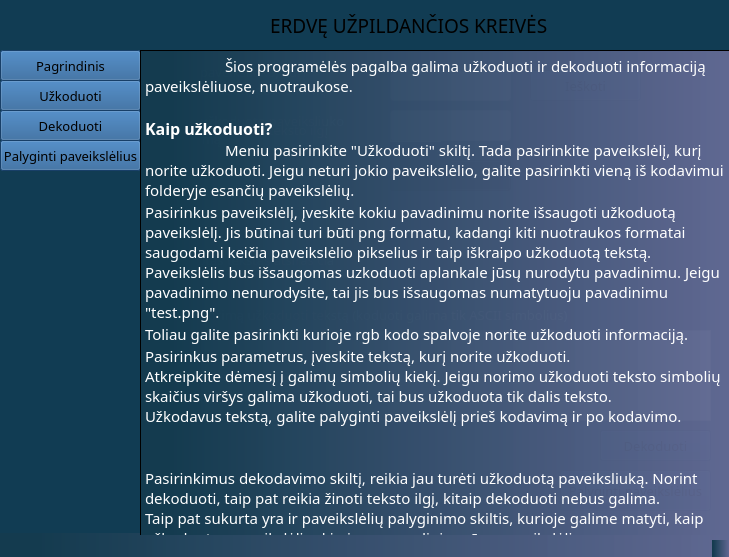
<?xml version="1.0" encoding="UTF-8"?>
<ui version="4.0">
 <class>MainWindow</class>
 <widget class="QMainWindow" name="MainWindow">
  <property name="geometry">
   <rect>
    <x>0</x>
    <y>0</y>
    <width>729</width>
    <height>557</height>
   </rect>
  </property>
  <property name="font">
   <font>
    <family>Microsoft YaHei</family>
    <pointsize>10</pointsize>
   </font>
  </property>
  <property name="windowTitle">
   <string>MainWindow</string>
  </property>
  <property name="styleSheet">
   <string notr="true">background-color: qlineargradient(spread:pad, x1:0, y1:0, x2:1, y2:0, stop:0.0511364 rgba(20, 59, 79, 255), stop:1 rgba(96, 104, 146, 246));</string>
  </property>
  <widget class="QWidget" name="centralwidget">
   <widget class="QPushButton" name="decode">
    <property name="geometry">
     <rect>
      <x>600</x>
      <y>430</y>
      <width>111</width>
      <height>31</height>
     </rect>
    </property>
    <property name="font">
     <font>
      <family>Microsoft YaHei</family>
      <pointsize>10</pointsize>
     </font>
    </property>
    <property name="styleSheet">
     <string notr="true">background-color: rgb(34, 88, 145);
gridline-color: rgb(202, 202, 202);
selection-color: rgb(85, 255, 255);
selection-background-color: rgb(39, 96, 166);</string>
    </property>
    <property name="text">
     <string>Dekoduoti</string>
    </property>
   </widget>
   <widget class="QLabel" name="result">
    <property name="geometry">
     <rect>
      <x>150</x>
      <y>230</y>
      <width>521</width>
      <height>61</height>
     </rect>
    </property>
    <property name="font">
     <font>
      <family>Microsoft YaHei</family>
      <pointsize>10</pointsize>
     </font>
    </property>
    <property name="autoFillBackground">
     <bool>false</bool>
    </property>
    <property name="styleSheet">
     <string notr="true">background-color: rgba(0,0,0,0%)</string>
    </property>
    <property name="text">
     <string>&lt;html&gt;&lt;head/&gt;&lt;body&gt;&lt;p&gt;&lt;span style=&quot; color:#ffffff;&quot;&gt;Dekoduotas tekstas atsiras čia&lt;/span&gt;&lt;/p&gt;&lt;/body&gt;&lt;/html&gt;</string>
    </property>
   </widget>
   <widget class="QPushButton" name="about">
    <property name="geometry">
     <rect>
      <x>0</x>
      <y>50</y>
      <width>141</width>
      <height>31</height>
     </rect>
    </property>
    <property name="palette">
     <palette>
      <active>
       <colorrole role="Button">
        <brush brushstyle="SolidPattern">
         <color alpha="255">
          <red>34</red>
          <green>88</green>
          <blue>145</blue>
         </color>
        </brush>
       </colorrole>
       <colorrole role="Base">
        <brush brushstyle="SolidPattern">
         <color alpha="255">
          <red>34</red>
          <green>88</green>
          <blue>145</blue>
         </color>
        </brush>
       </colorrole>
       <colorrole role="Window">
        <brush brushstyle="SolidPattern">
         <color alpha="255">
          <red>34</red>
          <green>88</green>
          <blue>145</blue>
         </color>
        </brush>
       </colorrole>
       <colorrole role="Highlight">
        <brush brushstyle="SolidPattern">
         <color alpha="255">
          <red>39</red>
          <green>96</green>
          <blue>166</blue>
         </color>
        </brush>
       </colorrole>
       <colorrole role="HighlightedText">
        <brush brushstyle="SolidPattern">
         <color alpha="255">
          <red>85</red>
          <green>255</green>
          <blue>255</blue>
         </color>
        </brush>
       </colorrole>
      </active>
      <inactive>
       <colorrole role="Button">
        <brush brushstyle="SolidPattern">
         <color alpha="255">
          <red>34</red>
          <green>88</green>
          <blue>145</blue>
         </color>
        </brush>
       </colorrole>
       <colorrole role="Base">
        <brush brushstyle="SolidPattern">
         <color alpha="255">
          <red>34</red>
          <green>88</green>
          <blue>145</blue>
         </color>
        </brush>
       </colorrole>
       <colorrole role="Window">
        <brush brushstyle="SolidPattern">
         <color alpha="255">
          <red>34</red>
          <green>88</green>
          <blue>145</blue>
         </color>
        </brush>
       </colorrole>
       <colorrole role="Highlight">
        <brush brushstyle="SolidPattern">
         <color alpha="255">
          <red>39</red>
          <green>96</green>
          <blue>166</blue>
         </color>
        </brush>
       </colorrole>
       <colorrole role="HighlightedText">
        <brush brushstyle="SolidPattern">
         <color alpha="255">
          <red>85</red>
          <green>255</green>
          <blue>255</blue>
         </color>
        </brush>
       </colorrole>
      </inactive>
      <disabled>
       <colorrole role="Button">
        <brush brushstyle="SolidPattern">
         <color alpha="255">
          <red>34</red>
          <green>88</green>
          <blue>145</blue>
         </color>
        </brush>
       </colorrole>
       <colorrole role="Base">
        <brush brushstyle="SolidPattern">
         <color alpha="255">
          <red>34</red>
          <green>88</green>
          <blue>145</blue>
         </color>
        </brush>
       </colorrole>
       <colorrole role="Window">
        <brush brushstyle="SolidPattern">
         <color alpha="255">
          <red>34</red>
          <green>88</green>
          <blue>145</blue>
         </color>
        </brush>
       </colorrole>
       <colorrole role="Highlight">
        <brush brushstyle="SolidPattern">
         <color alpha="255">
          <red>39</red>
          <green>96</green>
          <blue>166</blue>
         </color>
        </brush>
       </colorrole>
       <colorrole role="HighlightedText">
        <brush brushstyle="SolidPattern">
         <color alpha="255">
          <red>85</red>
          <green>255</green>
          <blue>255</blue>
         </color>
        </brush>
       </colorrole>
      </disabled>
     </palette>
    </property>
    <property name="font">
     <font>
      <family>Microsoft YaHei</family>
      <pointsize>10</pointsize>
     </font>
    </property>
    <property name="cursor">
     <cursorShape>PointingHandCursor</cursorShape>
    </property>
    <property name="mouseTracking">
     <bool>true</bool>
    </property>
    <property name="styleSheet">
     <string notr="true">background-color: rgb(34, 88, 145);
gridline-color: rgb(202, 202, 202);
selection-color: rgb(85, 255, 255);
selection-background-color: rgb(39, 96, 166);</string>
    </property>
    <property name="text">
     <string>Pagrindinis</string>
    </property>
   </widget>
   <widget class="QPushButton" name="encodedMenu">
    <property name="geometry">
     <rect>
      <x>0</x>
      <y>80</y>
      <width>141</width>
      <height>31</height>
     </rect>
    </property>
    <property name="font">
     <font>
      <family>Microsoft YaHei</family>
      <pointsize>10</pointsize>
     </font>
    </property>
    <property name="cursor">
     <cursorShape>PointingHandCursor</cursorShape>
    </property>
    <property name="styleSheet">
     <string notr="true">background-color: rgb(34, 88, 145);
gridline-color: rgb(202, 202, 202);
selection-color: rgb(85, 255, 255);
selection-background-color: rgb(39, 96, 166);</string>
    </property>
    <property name="text">
     <string>Užkoduoti</string>
    </property>
   </widget>
   <widget class="QPushButton" name="decodedMenu">
    <property name="geometry">
     <rect>
      <x>0</x>
      <y>110</y>
      <width>141</width>
      <height>31</height>
     </rect>
    </property>
    <property name="font">
     <font>
      <family>Microsoft YaHei</family>
      <pointsize>10</pointsize>
     </font>
    </property>
    <property name="cursor">
     <cursorShape>PointingHandCursor</cursorShape>
    </property>
    <property name="mouseTracking">
     <bool>true</bool>
    </property>
    <property name="styleSheet">
     <string notr="true">background-color: rgb(34, 88, 145);
gridline-color: rgb(202, 202, 202);
selection-color: rgb(85, 255, 255);
selection-background-color: rgb(39, 96, 166);</string>
    </property>
    <property name="text">
     <string>Dekoduoti</string>
    </property>
   </widget>
   <widget class="QSpinBox" name="textLength">
    <property name="geometry">
     <rect>
      <x>390</x>
      <y>120</y>
      <width>51</width>
      <height>22</height>
     </rect>
    </property>
    <property name="contextMenuPolicy">
     <enum>Qt::DefaultContextMenu</enum>
    </property>
    <property name="autoFillBackground">
     <bool>true</bool>
    </property>
    <property name="styleSheet">
     <string notr="true">background-color:rgb(255, 255, 255)</string>
    </property>
    <property name="minimum">
     <number>1</number>
    </property>
    <property name="maximum">
     <number>100000000</number>
    </property>
   </widget>
   <widget class="QLabel" name="label_2">
    <property name="geometry">
     <rect>
      <x>140</x>
      <y>0</y>
      <width>591</width>
      <height>51</height>
     </rect>
    </property>
    <property name="styleSheet">
     <string notr="true">background-color: rgb(17, 60, 83);
gridline-color: rgb(202, 202, 202);
selection-color: rgb(85, 255, 255);
selection-background-color: rgb(39, 96, 166);</string>
    </property>
    <property name="text">
     <string/>
    </property>
   </widget>
   <widget class="QLabel" name="label_3">
    <property name="geometry">
     <rect>
      <x>0</x>
      <y>-8</y>
      <width>141</width>
      <height>541</height>
     </rect>
    </property>
    <property name="styleSheet">
     <string notr="true">background-color: rgb(17, 60, 83);
gridline-color: rgb(202, 202, 202);
selection-color: rgb(85, 255, 255);
selection-background-color: rgb(39, 96, 166);</string>
    </property>
    <property name="text">
     <string/>
    </property>
   </widget>
   <widget class="QLabel" name="label_4">
    <property name="geometry">
     <rect>
      <x>270</x>
      <y>10</y>
      <width>311</width>
      <height>31</height>
     </rect>
    </property>
    <property name="font">
     <font>
      <family>Microsoft YaHei</family>
      <pointsize>14</pointsize>
     </font>
    </property>
    <property name="styleSheet">
     <string notr="true">background-color: rgb(17, 60, 83);
gridline-color: rgb(202, 202, 202);
selection-color: rgb(85, 255, 255);
selection-background-color: rgb(39, 96, 166);</string>
    </property>
    <property name="text">
     <string>&lt;html&gt;&lt;head/&gt;&lt;body&gt;&lt;p&gt;&lt;span style=&quot; color:#000000;&quot;&gt;ERDVĘ UŽPILDANČIOS KREIVĖS&lt;/span&gt;&lt;/p&gt;&lt;/body&gt;&lt;/html&gt;</string>
    </property>
   </widget>
   <widget class="QPushButton" name="browse">
    <property name="geometry">
     <rect>
      <x>530</x>
      <y>70</y>
      <width>111</width>
      <height>31</height>
     </rect>
    </property>
    <property name="font">
     <font>
      <family>Microsoft YaHei</family>
      <pointsize>10</pointsize>
     </font>
    </property>
    <property name="styleSheet">
     <string notr="true">background-color: rgb(34, 88, 145);
gridline-color: rgb(202, 202, 202);
selection-color: rgb(85, 255, 255);
selection-background-color: rgb(39, 96, 166);</string>
    </property>
    <property name="text">
     <string>Ieškoti</string>
    </property>
   </widget>
   <widget class="QLineEdit" name="imagename">
    <property name="geometry">
     <rect>
      <x>390</x>
      <y>70</y>
      <width>121</width>
      <height>31</height>
     </rect>
    </property>
    <property name="styleSheet">
     <string notr="true">background-color: rgb(255,255,255)
</string>
    </property>
   </widget>
   <widget class="QLineEdit" name="imagepath">
    <property name="geometry">
     <rect>
      <x>500</x>
      <y>10</y>
      <width>113</width>
      <height>20</height>
     </rect>
    </property>
   </widget>
   <widget class="QPushButton" name="compare">
    <property name="geometry">
     <rect>
      <x>0</x>
      <y>140</y>
      <width>141</width>
      <height>31</height>
     </rect>
    </property>
    <property name="font">
     <font>
      <family>Microsoft YaHei</family>
      <pointsize>10</pointsize>
     </font>
    </property>
    <property name="cursor">
     <cursorShape>PointingHandCursor</cursorShape>
    </property>
    <property name="mouseTracking">
     <bool>true</bool>
    </property>
    <property name="styleSheet">
     <string notr="true">background-color: rgb(34, 88, 145);
gridline-color: rgb(202, 202, 202);
selection-color: rgb(85, 255, 255);
selection-background-color: rgb(39, 96, 166);</string>
    </property>
    <property name="text">
     <string>Palyginti paveikslėlius</string>
    </property>
   </widget>
   <widget class="QLabel" name="labelImage">
    <property name="geometry">
     <rect>
      <x>150</x>
      <y>60</y>
      <width>189</width>
      <height>42</height>
     </rect>
    </property>
    <property name="font">
     <font>
      <family>Microsoft YaHei</family>
      <pointsize>10</pointsize>
     </font>
    </property>
    <property name="styleSheet">
     <string notr="true">background-color: rgba(0,0,0,0%)</string>
    </property>
    <property name="text">
     <string>&lt;html&gt;&lt;head/&gt;&lt;body&gt;&lt;p&gt;&lt;span style=&quot; color:#ffffff;&quot;&gt;Įveskite paveiksliuko, kurį &lt;br/&gt;norite atkoduoti, pavadinimą&lt;/span&gt;&lt;/p&gt;&lt;/body&gt;&lt;/html&gt;</string>
    </property>
   </widget>
   <widget class="QLabel" name="label">
    <property name="geometry">
     <rect>
      <x>150</x>
      <y>110</y>
      <width>231</width>
      <height>41</height>
     </rect>
    </property>
    <property name="font">
     <font>
      <family>Microsoft YaHei</family>
      <pointsize>10</pointsize>
     </font>
    </property>
    <property name="styleSheet">
     <string notr="true">background-color: rgba(0,0,0,0%)</string>
    </property>
    <property name="text">
     <string>&lt;html&gt;&lt;head/&gt;&lt;body&gt;&lt;p&gt;&lt;span style=&quot; color:#ffffff;&quot;&gt;Įveskite užkoduoto teksto ilgį&lt;/span&gt;&lt;/p&gt;&lt;/body&gt;&lt;/html&gt;</string>
    </property>
   </widget>
   <widget class="QTextBrowser" name="aboutBrowser">
    <property name="geometry">
     <rect>
      <x>140</x>
      <y>50</y>
      <width>591</width>
      <height>541</height>
     </rect>
    </property>
    <property name="font">
     <font>
      <family>Microsoft YaHei</family>
      <pointsize>11</pointsize>
     </font>
    </property>
    <property name="styleSheet">
     <string notr="true">border-color: rgb(0,0,0,0%);
border-top-color: rgb(0,0,0,0%);</string>
    </property>
    <property name="html">
     <string>&lt;!DOCTYPE HTML PUBLIC &quot;-//W3C//DTD HTML 4.0//EN&quot; &quot;http://www.w3.org/TR/REC-html40/strict.dtd&quot;&gt;
&lt;html&gt;&lt;head&gt;&lt;meta name=&quot;qrichtext&quot; content=&quot;1&quot; /&gt;&lt;style type=&quot;text/css&quot;&gt;
p, li { white-space: pre-wrap; }
&lt;/style&gt;&lt;/head&gt;&lt;body style=&quot; font-family:'Microsoft YaHei'; font-size:11pt; font-weight:400; font-style:normal;&quot;&gt;
&lt;p style=&quot; margin-top:0px; margin-bottom:0px; margin-left:0px; margin-right:0px; -qt-block-indent:0; text-indent:0px;&quot;&gt;&lt;span style=&quot; color:#ffffff;&quot;&gt;	Šios programėlės pagalba galima užkoduoti ir dekoduoti informaciją paveikslėliuose, nuotraukose.&lt;br /&gt;&lt;/span&gt;&lt;/p&gt;
&lt;p style=&quot; margin-top:0px; margin-bottom:0px; margin-left:0px; margin-right:0px; -qt-block-indent:0; text-indent:0px;&quot;&gt;&lt;span style=&quot; font-size:12pt; font-weight:600; color:#ffffff;&quot;&gt;Kaip užkoduoti?&lt;/span&gt;&lt;span style=&quot; color:#ffffff;&quot;&gt;&lt;br /&gt;	Meniu pasirinkite &amp;quot;Užkoduoti&amp;quot; skiltį. Tada pasirinkite paveikslėlį, kurį norite užkoduoti. Jeigu neturi jokio paveikslėlio, galite pasirinkti vieną iš kodavimui folderyje esančių paveikslėlių.&lt;/span&gt;&lt;/p&gt;
&lt;p style=&quot; margin-top:0px; margin-bottom:0px; margin-left:0px; margin-right:0px; -qt-block-indent:0; text-indent:0px;&quot;&gt;&lt;span style=&quot; color:#ffffff;&quot;&gt;Pasirinkus paveikslėlį, įveskite kokiu pavadinimu norite išsaugoti užkoduotą paveikslėlį. Jis būtinai turi būti png formatu, kadangi kiti nuotraukos formatai saugodami keičia paveikslėlio pikselius ir taip iškraipo užkoduotą tekstą. Paveikslėlis bus išsaugomas uzkoduoti aplankale jūsų nurodytu pavadinimu. Jeigu pavadinimo nenurodysite, tai jis bus išsaugomas numatytuoju pavadinimu &amp;quot;test.png&amp;quot;. &lt;/span&gt;&lt;/p&gt;
&lt;p style=&quot; margin-top:0px; margin-bottom:0px; margin-left:0px; margin-right:0px; -qt-block-indent:0; text-indent:0px;&quot;&gt;&lt;span style=&quot; color:#ffffff;&quot;&gt;Toliau galite pasirinkti kurioje rgb kodo spalvoje norite užkoduoti informaciją. &lt;/span&gt;&lt;/p&gt;
&lt;p style=&quot; margin-top:0px; margin-bottom:0px; margin-left:0px; margin-right:0px; -qt-block-indent:0; text-indent:0px;&quot;&gt;&lt;span style=&quot; color:#ffffff;&quot;&gt;Pasirinkus parametrus, įveskite tekstą, kurį norite užkoduoti.&lt;br /&gt;Atkreipkite dėmesį į galimų simbolių kiekį. Jeigu norimo užkoduoti teksto simbolių skaičius viršys galima užkoduoti, tai bus užkoduota tik dalis teksto. &lt;br /&gt;Užkodavus tekstą, galite palyginti paveikslėlį prieš kodavimą ir po kodavimo. &lt;br /&gt;&lt;br /&gt;&lt;/span&gt;&lt;/p&gt;
&lt;p style=&quot; margin-top:0px; margin-bottom:0px; margin-left:0px; margin-right:0px; -qt-block-indent:0; text-indent:0px;&quot;&gt;&lt;span style=&quot; color:#ffffff;&quot;&gt;Pasirinkimus dekodavimo skiltį, reikia jau turėti užkoduotą paveiksliuką. Norint dekoduoti, taip pat reikia žinoti teksto ilgį, kitaip dekoduoti nebus galima. &lt;br /&gt;Taip pat sukurta yra ir paveikslėlių palyginimo skiltis, kurioje galime matyti, kaip užkoduotas paveikslėlis skirsis nuo pradinio mūsų paveikslėlio.&lt;/span&gt;&lt;/p&gt;
&lt;p style=&quot;-qt-paragraph-type:empty; margin-top:0px; margin-bottom:0px; margin-left:0px; margin-right:0px; -qt-block-indent:0; text-indent:0px; color:#ffffff;&quot;&gt;&lt;br /&gt;&lt;/p&gt;&lt;/body&gt;&lt;/html&gt;</string>
    </property>
   </widget>
   <widget class="QLabel" name="label1">
    <property name="geometry">
     <rect>
      <x>150</x>
      <y>300</y>
      <width>421</width>
      <height>31</height>
     </rect>
    </property>
    <property name="font">
     <font>
      <family>Microsoft YaHei</family>
      <pointsize>10</pointsize>
     </font>
    </property>
    <property name="styleSheet">
     <string notr="true">background-color: rgba(0,0,0,0%)</string>
    </property>
    <property name="text">
     <string>&lt;html&gt;&lt;head/&gt;&lt;body&gt;&lt;p&gt;&lt;span style=&quot; color:#ffffff;&quot;&gt;Įveskite norimą užkoduoti tekstą (koduoti galima tik ASCII simbolius)&lt;/span&gt;&lt;/p&gt;&lt;/body&gt;&lt;/html&gt;</string>
    </property>
   </widget>
   <widget class="QTextEdit" name="textEdit">
    <property name="geometry">
     <rect>
      <x>150</x>
      <y>330</y>
      <width>561</width>
      <height>91</height>
     </rect>
    </property>
    <property name="styleSheet">
     <string notr="true">background-color: rgb(255, 255, 255);</string>
    </property>
   </widget>
   <widget class="QPushButton" name="encode">
    <property name="geometry">
     <rect>
      <x>600</x>
      <y>430</y>
      <width>111</width>
      <height>31</height>
     </rect>
    </property>
    <property name="font">
     <font>
      <family>Microsoft YaHei</family>
      <pointsize>10</pointsize>
     </font>
    </property>
    <property name="styleSheet">
     <string notr="true">background-color: rgb(34, 88, 145);
gridline-color: rgb(202, 202, 202);
selection-color: rgb(85, 255, 255);
selection-background-color: rgb(39, 96, 166);</string>
    </property>
    <property name="text">
     <string>Užkoduoti</string>
    </property>
   </widget>
   <widget class="QPushButton" name="compareImage">
    <property name="geometry">
     <rect>
      <x>560</x>
      <y>470</y>
      <width>151</width>
      <height>41</height>
     </rect>
    </property>
    <property name="font">
     <font>
      <family>Microsoft YaHei</family>
      <pointsize>10</pointsize>
     </font>
    </property>
    <property name="styleSheet">
     <string notr="true">background-color: rgb(34, 88, 145);
gridline-color: rgb(202, 202, 202);
selection-color: rgb(85, 255, 255);
selection-background-color: rgb(39, 96, 166);</string>
    </property>
    <property name="text">
     <string>Palyginti paveikslėlius</string>
    </property>
   </widget>
   <widget class="QLabel" name="labelName">
    <property name="geometry">
     <rect>
      <x>150</x>
      <y>110</y>
      <width>241</width>
      <height>41</height>
     </rect>
    </property>
    <property name="font">
     <font>
      <family>Microsoft YaHei</family>
      <pointsize>10</pointsize>
     </font>
    </property>
    <property name="styleSheet">
     <string notr="true">background-color: rgba(0,0,0,0%)</string>
    </property>
    <property name="text">
     <string>&lt;html&gt;&lt;head/&gt;&lt;body&gt;&lt;p&gt;&lt;span style=&quot; color:#ffffff;&quot;&gt;Įveskite užkoduoto paveiksliuko&lt;br/&gt;pavadinimą&lt;/span&gt;&lt;/p&gt;&lt;/body&gt;&lt;/html&gt;</string>
    </property>
   </widget>
   <widget class="QLineEdit" name="decodedname">
    <property name="geometry">
     <rect>
      <x>390</x>
      <y>110</y>
      <width>121</width>
      <height>31</height>
     </rect>
    </property>
    <property name="styleSheet">
     <string notr="true">background-color: rgb(255,255,255)
</string>
    </property>
   </widget>
   <widget class="QLabel" name="symbols">
    <property name="geometry">
     <rect>
      <x>150</x>
      <y>260</y>
      <width>541</width>
      <height>41</height>
     </rect>
    </property>
    <property name="styleSheet">
     <string notr="true">background-color: rgba(0,0,0,0%)</string>
    </property>
    <property name="text">
     <string/>
    </property>
   </widget>
   <widget class="QComboBox" name="RGBcomboBox">
    <property name="geometry">
     <rect>
      <x>390</x>
      <y>160</y>
      <width>121</width>
      <height>31</height>
     </rect>
    </property>
    <property name="minimumSize">
     <size>
      <width>121</width>
      <height>31</height>
     </size>
    </property>
    <property name="palette">
     <palette>
      <active>
       <colorrole role="Button">
        <brush brushstyle="LinearGradientPattern">
         <gradient startx="0.000000000000000" starty="0.000000000000000" endx="1.000000000000000" endy="0.000000000000000" type="LinearGradient" spread="PadSpread" coordinatemode="ObjectBoundingMode">
          <gradientstop position="0.051136400000000">
           <color alpha="255">
            <red>20</red>
            <green>59</green>
            <blue>79</blue>
           </color>
          </gradientstop>
          <gradientstop position="1.000000000000000">
           <color alpha="246">
            <red>96</red>
            <green>104</green>
            <blue>146</blue>
           </color>
          </gradientstop>
         </gradient>
        </brush>
       </colorrole>
       <colorrole role="Base">
        <brush brushstyle="LinearGradientPattern">
         <gradient startx="0.000000000000000" starty="0.000000000000000" endx="1.000000000000000" endy="0.000000000000000" type="LinearGradient" spread="PadSpread" coordinatemode="ObjectBoundingMode">
          <gradientstop position="0.051136400000000">
           <color alpha="255">
            <red>20</red>
            <green>59</green>
            <blue>79</blue>
           </color>
          </gradientstop>
          <gradientstop position="1.000000000000000">
           <color alpha="246">
            <red>96</red>
            <green>104</green>
            <blue>146</blue>
           </color>
          </gradientstop>
         </gradient>
        </brush>
       </colorrole>
       <colorrole role="Window">
        <brush brushstyle="LinearGradientPattern">
         <gradient startx="0.000000000000000" starty="0.000000000000000" endx="1.000000000000000" endy="0.000000000000000" type="LinearGradient" spread="PadSpread" coordinatemode="ObjectBoundingMode">
          <gradientstop position="0.051136400000000">
           <color alpha="255">
            <red>20</red>
            <green>59</green>
            <blue>79</blue>
           </color>
          </gradientstop>
          <gradientstop position="1.000000000000000">
           <color alpha="246">
            <red>96</red>
            <green>104</green>
            <blue>146</blue>
           </color>
          </gradientstop>
         </gradient>
        </brush>
       </colorrole>
      </active>
      <inactive>
       <colorrole role="Button">
        <brush brushstyle="LinearGradientPattern">
         <gradient startx="0.000000000000000" starty="0.000000000000000" endx="1.000000000000000" endy="0.000000000000000" type="LinearGradient" spread="PadSpread" coordinatemode="ObjectBoundingMode">
          <gradientstop position="0.051136400000000">
           <color alpha="255">
            <red>20</red>
            <green>59</green>
            <blue>79</blue>
           </color>
          </gradientstop>
          <gradientstop position="1.000000000000000">
           <color alpha="246">
            <red>96</red>
            <green>104</green>
            <blue>146</blue>
           </color>
          </gradientstop>
         </gradient>
        </brush>
       </colorrole>
       <colorrole role="Base">
        <brush brushstyle="LinearGradientPattern">
         <gradient startx="0.000000000000000" starty="0.000000000000000" endx="1.000000000000000" endy="0.000000000000000" type="LinearGradient" spread="PadSpread" coordinatemode="ObjectBoundingMode">
          <gradientstop position="0.051136400000000">
           <color alpha="255">
            <red>20</red>
            <green>59</green>
            <blue>79</blue>
           </color>
          </gradientstop>
          <gradientstop position="1.000000000000000">
           <color alpha="246">
            <red>96</red>
            <green>104</green>
            <blue>146</blue>
           </color>
          </gradientstop>
         </gradient>
        </brush>
       </colorrole>
       <colorrole role="Window">
        <brush brushstyle="LinearGradientPattern">
         <gradient startx="0.000000000000000" starty="0.000000000000000" endx="1.000000000000000" endy="0.000000000000000" type="LinearGradient" spread="PadSpread" coordinatemode="ObjectBoundingMode">
          <gradientstop position="0.051136400000000">
           <color alpha="255">
            <red>20</red>
            <green>59</green>
            <blue>79</blue>
           </color>
          </gradientstop>
          <gradientstop position="1.000000000000000">
           <color alpha="246">
            <red>96</red>
            <green>104</green>
            <blue>146</blue>
           </color>
          </gradientstop>
         </gradient>
        </brush>
       </colorrole>
      </inactive>
      <disabled>
       <colorrole role="Button">
        <brush brushstyle="LinearGradientPattern">
         <gradient startx="0.000000000000000" starty="0.000000000000000" endx="1.000000000000000" endy="0.000000000000000" type="LinearGradient" spread="PadSpread" coordinatemode="ObjectBoundingMode">
          <gradientstop position="0.051136400000000">
           <color alpha="255">
            <red>20</red>
            <green>59</green>
            <blue>79</blue>
           </color>
          </gradientstop>
          <gradientstop position="1.000000000000000">
           <color alpha="246">
            <red>96</red>
            <green>104</green>
            <blue>146</blue>
           </color>
          </gradientstop>
         </gradient>
        </brush>
       </colorrole>
       <colorrole role="Base">
        <brush brushstyle="LinearGradientPattern">
         <gradient startx="0.000000000000000" starty="0.000000000000000" endx="1.000000000000000" endy="0.000000000000000" type="LinearGradient" spread="PadSpread" coordinatemode="ObjectBoundingMode">
          <gradientstop position="0.051136400000000">
           <color alpha="255">
            <red>20</red>
            <green>59</green>
            <blue>79</blue>
           </color>
          </gradientstop>
          <gradientstop position="1.000000000000000">
           <color alpha="246">
            <red>96</red>
            <green>104</green>
            <blue>146</blue>
           </color>
          </gradientstop>
         </gradient>
        </brush>
       </colorrole>
       <colorrole role="Window">
        <brush brushstyle="LinearGradientPattern">
         <gradient startx="0.000000000000000" starty="0.000000000000000" endx="1.000000000000000" endy="0.000000000000000" type="LinearGradient" spread="PadSpread" coordinatemode="ObjectBoundingMode">
          <gradientstop position="0.051136400000000">
           <color alpha="255">
            <red>20</red>
            <green>59</green>
            <blue>79</blue>
           </color>
          </gradientstop>
          <gradientstop position="1.000000000000000">
           <color alpha="246">
            <red>96</red>
            <green>104</green>
            <blue>146</blue>
           </color>
          </gradientstop>
         </gradient>
        </brush>
       </colorrole>
      </disabled>
     </palette>
    </property>
    <property name="font">
     <font>
      <family>Microsoft YaHei</family>
      <pointsize>10</pointsize>
     </font>
    </property>
    <property name="styleSheet">
     <string notr="true">bacground-color: rgba(0,0,0,0%)</string>
    </property>
    <item>
     <property name="text">
      <string>r</string>
     </property>
    </item>
    <item>
     <property name="text">
      <string>g</string>
     </property>
    </item>
    <item>
     <property name="text">
      <string>b</string>
     </property>
    </item>
    <item>
     <property name="text">
      <string>r g</string>
     </property>
    </item>
    <item>
     <property name="text">
      <string>r b</string>
     </property>
    </item>
    <item>
     <property name="text">
      <string>g b</string>
     </property>
    </item>
    <item>
     <property name="text">
      <string>r g b</string>
     </property>
    </item>
   </widget>
   <zorder>textEdit</zorder>
   <zorder>encode</zorder>
   <zorder>label1</zorder>
   <zorder>imagepath</zorder>
   <zorder>label_3</zorder>
   <zorder>decode</zorder>
   <zorder>result</zorder>
   <zorder>about</zorder>
   <zorder>encodedMenu</zorder>
   <zorder>decodedMenu</zorder>
   <zorder>textLength</zorder>
   <zorder>label_2</zorder>
   <zorder>label_4</zorder>
   <zorder>browse</zorder>
   <zorder>imagename</zorder>
   <zorder>compare</zorder>
   <zorder>labelImage</zorder>
   <zorder>label</zorder>
   <zorder>compareImage</zorder>
   <zorder>labelName</zorder>
   <zorder>decodedname</zorder>
   <zorder>symbols</zorder>
   <zorder>RGBcomboBox</zorder>
   <zorder>aboutBrowser</zorder>
  </widget>
  <widget class="QMenuBar" name="menubar">
   <property name="geometry">
    <rect>
     <x>0</x>
     <y>0</y>
     <width>729</width>
     <height>21</height>
    </rect>
   </property>
  </widget>
  <widget class="QStatusBar" name="statusbar"/>
 </widget>
 <resources/>
 <connections/>
</ui>
